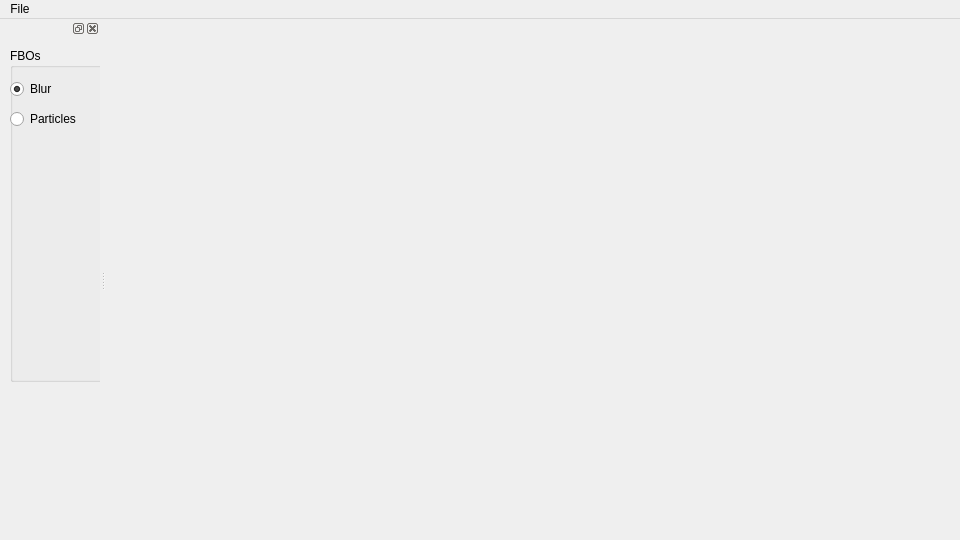
<?xml version="1.0" encoding="UTF-8"?>
<ui version="4.0">
 <class>MainWindow</class>
 <widget class="QMainWindow" name="MainWindow">
  <property name="geometry">
   <rect>
    <x>0</x>
    <y>0</y>
    <width>960</width>
    <height>540</height>
   </rect>
  </property>
  <property name="windowTitle">
   <string>Lab 7 - Framebuffers</string>
  </property>
  <widget class="QWidget" name="centralWidget"/>
  <widget class="QMenuBar" name="menuBar">
   <property name="geometry">
    <rect>
     <x>0</x>
     <y>0</y>
     <width>960</width>
     <height>18</height>
    </rect>
   </property>
   <widget class="QMenu" name="menuFile">
    <property name="title">
     <string>File</string>
    </property>
    <addaction name="actionQuit"/>
   </widget>
   <addaction name="menuFile"/>
  </widget>
  <widget class="QDockWidget" name="dockWidget">
   <property name="minimumSize">
    <size>
     <width>100</width>
     <height>160</height>
    </size>
   </property>
   <attribute name="dockWidgetArea">
    <number>1</number>
   </attribute>
   <widget class="QWidget" name="dockWidgetContents">
    <widget class="QGroupBox" name="fboGroupBox">
     <property name="geometry">
      <rect>
       <x>10</x>
       <y>10</y>
       <width>160</width>
       <height>334</height>
      </rect>
     </property>
     <property name="minimumSize">
      <size>
       <width>0</width>
       <height>0</height>
      </size>
     </property>
     <property name="title">
      <string>FBOs</string>
     </property>
     <widget class="QRadioButton" name="modeBlur">
      <property name="geometry">
       <rect>
        <x>0</x>
        <y>30</y>
        <width>140</width>
        <height>22</height>
       </rect>
      </property>
      <property name="text">
       <string>Blur</string>
      </property>
      <property name="checked">
       <bool>true</bool>
      </property>
     </widget>
     <widget class="QRadioButton" name="modeParticles">
      <property name="geometry">
       <rect>
        <x>0</x>
        <y>60</y>
        <width>140</width>
        <height>22</height>
       </rect>
      </property>
      <property name="text">
       <string>Particles</string>
      </property>
     </widget>
    </widget>
   </widget>
  </widget>
  <action name="actionQuit">
   <property name="text">
    <string>Quit</string>
   </property>
   <property name="shortcut">
    <string>Ctrl+Q</string>
   </property>
  </action>
 </widget>
 <layoutdefault spacing="6" margin="11"/>
 <resources/>
 <connections>
  <connection>
   <sender>actionQuit</sender>
   <signal>triggered()</signal>
   <receiver>MainWindow</receiver>
   <slot>close()</slot>
   <hints>
    <hint type="sourcelabel">
     <x>-1</x>
     <y>-1</y>
    </hint>
    <hint type="destinationlabel">
     <x>299</x>
     <y>199</y>
    </hint>
   </hints>
  </connection>
 </connections>
</ui>
